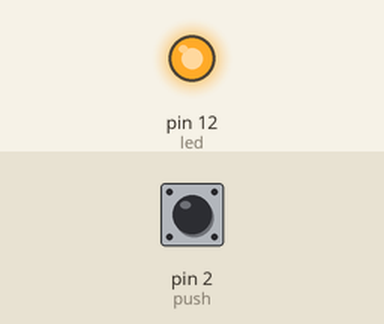
Bench run of a sketch on a simulated Arduino Uno, built with avr-gcc and run on an emulated ATmega328P. On the bench: output pins drawn as LEDs (lit = HIGH). Inputs (shaded band) come from the test bench; at power-on: pin 2 (push) HIGH. What the sketch prints to the serial monitor is not drawn.

Above: at 1.2 s.
1.3 s: pin 2 (push) pulled LOW for 0.15 s
At 3.5 s:
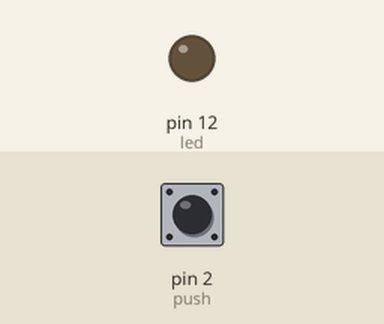
Timing chart, 0 to 10.4 s (numbered marks = the images above; inputs shaded):
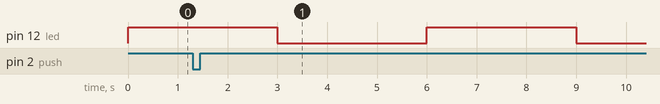

The sketch:

Interrupt_Ex1.ino
```cpp
//Interrupções

//Declara os PINO do Arduino
const byte push = 2;
byte led = 12;
volatile int ISR_Cont = 0; //Variável da interrupção deve ser volatile
int Cont = 0;

const int Banda = 250;
long Time = 0;

void setup()
{
   pinMode(led, OUTPUT);          //PINO 12 (Led) como saída
   pinMode(push, INPUT_PULLUP);   //PINO 2 (push) como entrada com resistência PullUp
   Serial.begin(9600);            //Comunicação Serial a 9600 Baudios
   //Configuração da Interrupção do Arduino, define o PINO 2 (push) como evento de interrupção
   //define a função (InterContador) a ser executado na interrupção
   //e configura que se ative quando o PINO 2 pasa de alto para baixo (FALLING)
   attachInterrupt(digitalPinToInterrupt(push), InterContador, FALLING);
}

void loop()
{
   //Coloca Piscar o LED fazendo retardos muito grandes
   digitalWrite(led, HIGH);
   delay(3000);
   digitalWrite(led, LOW);
   delay(3000);

   //Instrução para colocar a conta no contador e mostrar no Serial
   if (Cont != ISR_Cont)
   {
      Cont = ISR_Cont;
      Serial.print("Contador: ");
      Serial.println(Cont);
   }
}

//Função Interrupção
void InterContador()
{
  // Aumenta o Contador
  ISR_Cont++;

   /*/// Debounce
   if (millis() - Time > Banda)
   {
      ISR_Cont++;
      Time = millis();
   }*/
}
```
